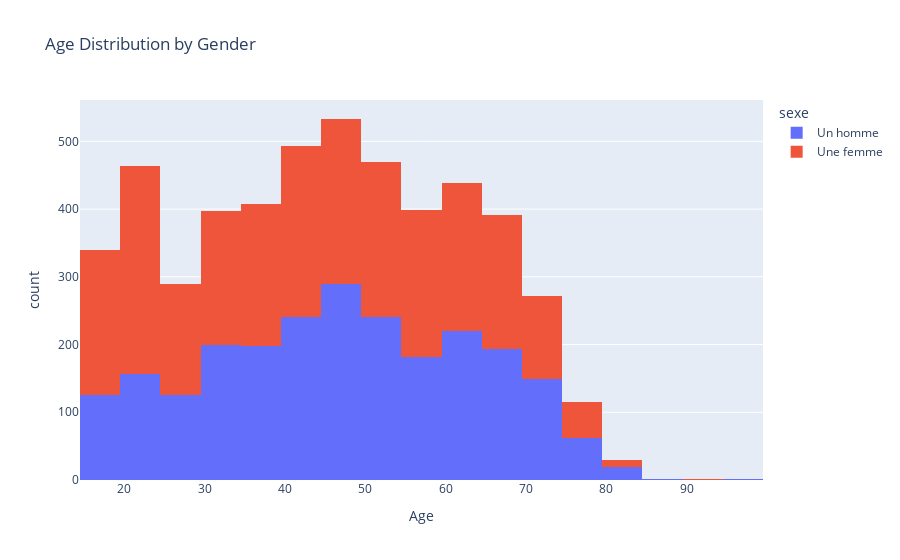
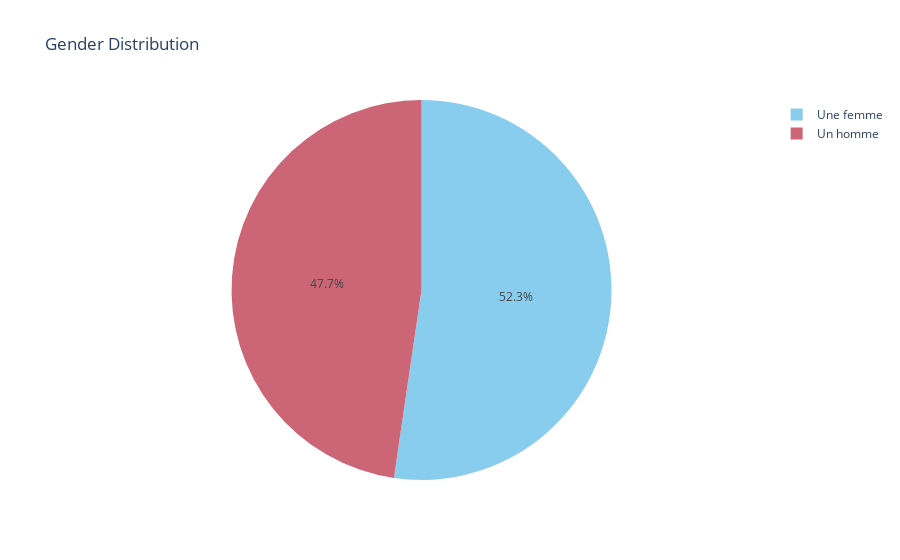

The notebook cell saved with these charts, in order:
### Code cell
# ============================================================
# 1️⃣ SEXE & ÂGE
# ============================================================

fig = px.histogram(
    df, x="age", nbins=20, color="sexe",
    title="Age Distribution by Gender",
    labels={"age": "Age", "count": "Number of Respondents"}
)
fig.show()

# Répartition homme/femme
sex_counts = df["sexe"].value_counts().reset_index()
sex_counts.columns = ["Sex", "Count"]

fig = px.pie(
    sex_counts, values="Count", names="Sex",
    title="Gender Distribution",
    color_discrete_sequence=px.colors.qualitative.Safe
)
fig.show()

### Figure 1 — Plotly figure (JSON) as saved in the notebook; plotly's stock layout.template omitted (floating-point values rounded to 4 significant figures; data arrays with more than 128 entries replaced by an {"elided": "..."} marker saying what was removed)
{"data": [{"bingroup": "x", "hovertemplate": "sexe=Un homme<br>Age=%{x}<br>count=%{y}<extra></extra>", "legendgroup": "Un homme", "marker": {"color": "#636efa", "pattern": {"shape": ""}}, "name": "Un homme", "nbinsx": 20, "orientation": "v", "showlegend": true, "type": "histogram", "x": {"elided": "2403 int values"}, "xaxis": "x", "yaxis": "y"}, {"bingroup": "x", "hovertemplate": "sexe=Une femme<br>Age=%{x}<br>count=%{y}<extra></extra>", "legendgroup": "Une femme", "marker": {"color": "#EF553B", "pattern": {"shape": ""}}, "name": "Une femme", "nbinsx": 20, "orientation": "v", "showlegend": true, "type": "histogram", "x": {"elided": "2637 int values"}, "xaxis": "x", "yaxis": "y"}], "layout": {"autosize": true, "barmode": "relative", "legend": {"title": {"text": "sexe"}, "tracegroupgap": 0}, "title": {"text": "Age Distribution by Gender"}, "xaxis": {"anchor": "y", "autorange": true, "domain": [0, 1], "range": [14.5, 99.5], "title": {"text": "Age"}, "type": "linear"}, "yaxis": {"anchor": "x", "autorange": true, "domain": [0, 1], "range": [0, 561.1], "title": {"text": "count"}}}}

### Figure 2 — Plotly figure (JSON) as saved in the notebook; plotly's stock layout.template omitted (floating-point values rounded to 4 significant figures)
{"data": [{"domain": {"x": [0, 1], "y": [0, 1]}, "hovertemplate": "Sex=%{label}<br>Count=%{value}<extra></extra>", "labels": ["Une femme", "Un homme"], "legendgroup": "", "name": "", "showlegend": true, "type": "pie", "values": [2637, 2403]}], "layout": {"autosize": true, "legend": {"tracegroupgap": 0}, "piecolorway": ["rgb(136, 204, 238)", "rgb(204, 102, 119)", "rgb(221, 204, 119)", "rgb(17, 119, 51)", "rgb(51, 34, 136)", "rgb(170, 68, 153)", "rgb(68, 170, 153)", "rgb(153, 153, 51)", "rgb(136, 34, 85)", "rgb(102, 17, 0)", "rgb(136, 136, 136)"], "title": {"text": "Gender Distribution"}}}
